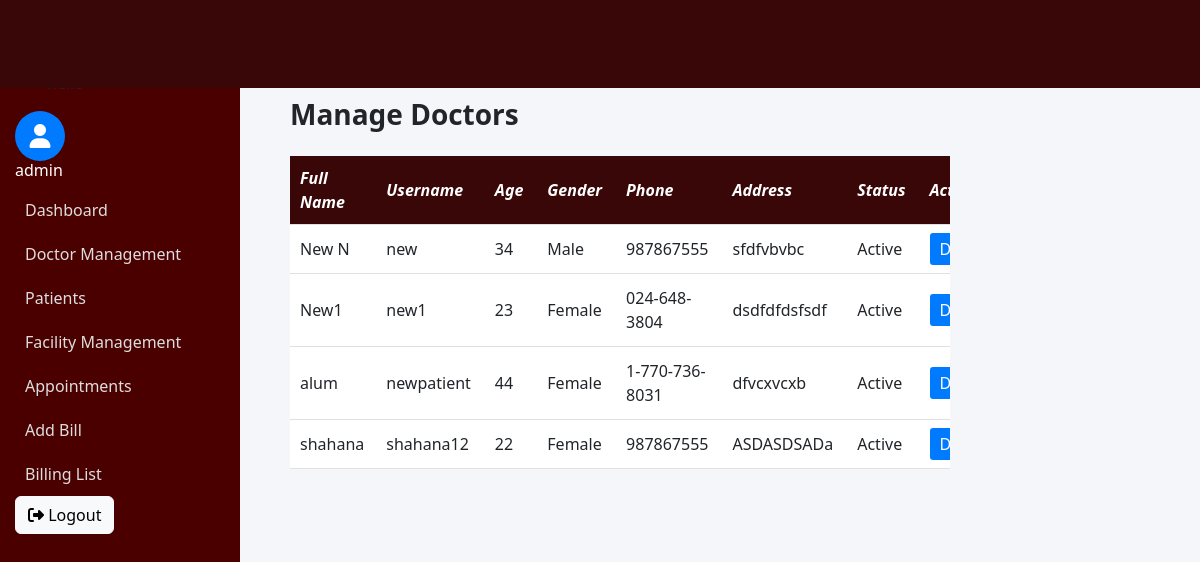
Page /admin-panel/patients/ (signed in) on the committed database.
### accounts/models.py (models this page shows)
class User(AbstractUser):
    ROLE_CHOICES = (
        ('ADMIN', 'Admin'),
        ('DOCTOR', 'Doctor'),
        ('PATIENT', 'Patient'),
    )
    role = models.CharField(max_length=10, choices=ROLE_CHOICES)

### patientapp/models.py (models this page shows, shortened)
class Patient(models.Model):
    user = models.OneToOneField(User, on_delete=models.CASCADE)
    full_name = models.CharField(max_length=100, null=True, blank=True)
    age = models.IntegerField(null=True, blank=True)
    gender = models.CharField(max_length=10, null=True, blank=True)
    phone = models.CharField(max_length=15, null=True, blank=True)
    address = models.TextField(null=True, blank=True)
    created_at = models.DateTimeField(auto_now_add=True,null=True, blank=True)

### adminapp/views.py (the view)
# urls.py: path('patients/', views.patients_list, name='patients_list'),
@login_required
@user_passes_test(is_admin)
def patients_list(request):
    patients = Patient.objects.all()
    return render(request, 'admin/patient.html', {'patients': patients})

### adminapp/views.py (called while the page is built)
def is_admin(user):
    return user.is_authenticated and user.role == 'ADMIN'

### templates/admin/patient.html
{% extends "admin/base.html" %}
{% block content %}
<div class="main-content">
<h3 class="mb-4"><strong>Manage Doctors</strong></h3>
<div class="table-responsive">
<table class="comparison-table">
    <tr style="background:#390707; color:white;">
        <th style="padding:10px;"><i>Full Name</i></th>
        <th><i>Username</i></th>
        <th><i>Age</i></th>
        <th><i>Gender</i></th>
        <th><i>Phone</i></th>
        <th><i>Address</i></th>
        <th><i>Status</i></th>
        <th><i>Action</i></th>
    </tr>
    {% for patient in patients %}
    <tr style="border-bottom:1px solid #ddd;">
        <td style="padding:10px;">{{ patient.full_name }}</td>
        <td>{{ patient.user.username }}</td>
        <td>{{ patient.age }}</td>
        <td>{{ patient.gender }}</td>
        <td>{{ patient.phone }}</td>
        <td>{{ patient.address }}</td>
        <td>
            {% if patient.user.is_active %}
                Active
            {% else %}
                Disabled
            {% endif %}
        </td>
        <td>
            <a href="{% url 'toggle_patient_status' patient.id %}" style="padding:5px 10px; background:#007bff; color:white; text-decoration:none; border-radius:3px;">
                {% if patient.user.is_active %}Disable{% else %}Enable{% endif %}
            </a>
        </td>
    </tr>
    {% empty %}
    <tr>
        <td colspan="8">No patients registered yet.</td>
    </tr>
    {% endfor %}
</table>
</div>
</div>
{% endblock %}

### templates/admin/base.html (shortened to what this page needs)
<!DOCTYPE html>
<html>
{% load static %}
<head>
    <link href="https://cdn.jsdelivr.net/npm/bootstrap@5.3.2/dist/css/bootstrap.min.css" rel="stylesheet">
    <link href="https://cdnjs.cloudflare.com/ajax/libs/font-awesome/6.5.1/css/all.min.css" rel="stylesheet">
<link rel="stylesheet" href="https://cdnjs.cloudflare.com/ajax/libs/font-awesome/6.4.0/css/all.min.css"/>
    <link rel="stylesheet"
      href="https://cdn.jsdelivr.net/npm/bootstrap-icons@1.11.1/font/bootstrap-icons.css">
    <link rel="stylesheet" href="{% static 'css/admin.css' %}">
        <link rel="stylesheet" href="{% static 'css/form.css' %}">
</head>
<body>
    <nav class="navbar navbar-expand-lg navbar-dark p-4 fixed-top" style="background:#390707;">
        <div class="main-content">
        </div>
    </nav>
<div class="container-fluid">
    <div class="row">
        <nav class="col-md-2 sidebar" style="position: fixed;" style="background:#390707;">
             <ul>
                    <li>hello</li>
                </ul>
            <div class="profile-icon">
                <i class="fa-solid fa-user"></i>
            </div>
            <h6 style="color: white;"> {{ request.user.username }}</h6>
            <ul class="nav flex-column">
                <li class="nav-item"><a href="{% url 'admin_dashboard' %}"> Dashboard</a></li>
                <li class="nav-item"><a href="{% url 'manage_doctors' %}">Doctor Management</a></li>
                <li class="nav-item"><a href="{% url 'patients_list' %}">Patients</a></li>
                <li class="nav-item"><a href="{% url 'facility_dashboard' %}">Facility Management</a></li>
                <li class="nav-item"><a href="{% url 'admin_appointments' %}">Appointments</a></li>
                <li class="nav-item"><a href="{% url 'add_billing' %}">Add Bill</a></li>
                <li class="nav-item"><a href="{% url 'admin_billing_list' %}">Billing List</a></li>
                <form method="post" action="{% url 'logout' %}">
    <button class="btn btn-light" type="submit" >
        <i class="fa-solid fa-right-from-bracket"></i> Logout
    </button>
</form>
            </ul>
        </nav>
        <main class="col-md-10 content">
            <br><br>
            {% block content %}{% endblock %}
        </main>
    </div>
</div>
</body>
</html>

### static/css/admin.css (style rules this page uses)
body { background: #f4f6f9; }
.sidebar { position: fixed; top: 56px; left: 0; width: 240px; height: 100vh; background-color: #4b0000; padding: 15px; overflow-y: auto; }
.sidebar a { color: #ddd; text-decoration: none; display: block; padding: 10px; }
.main-content { margin-left: 240px; padding: 20px; }
.content { padding: 30px; }
.comparison-table { width: 100%; border-collapse: collapse; background: white; }
.comparison-table th, .comparison-table td { padding: 12px; border-bottom: 1px solid #e0e0e0; }

### templates/admin/base.html (style rules this page uses)
.profile-icon { width: 50px; height: 50px; border-radius: 50%; background-color: #007bff; color: white; display: flex; align-items: center; justify-content: center; font-size: 24px; }

### rows in the picture
User: user.username "admin"
Patient: full_name "New N", user.username "new", age "34", gender "Male", phone "987867555", address "sfdfvbvbc", shows "Active", shows "Disable"
Patient: full_name "New1", user.username "new1", age "23", gender "Female", phone "024-648-3804", address "dsdfdfdsfsdf", shows "Active", shows "Disable"
Patient: full_name "alum", user.username "newpatient", age "44", gender "Female", phone "1-770-736-8031", address "dfvcxvcxb", shows "Active", shows "Disable"
Patient: full_name "shahana", user.username "shahana12", age "22", gender "Female", phone "987867555", address "ASDASDSADa", shows "Active", shows "Disable"
